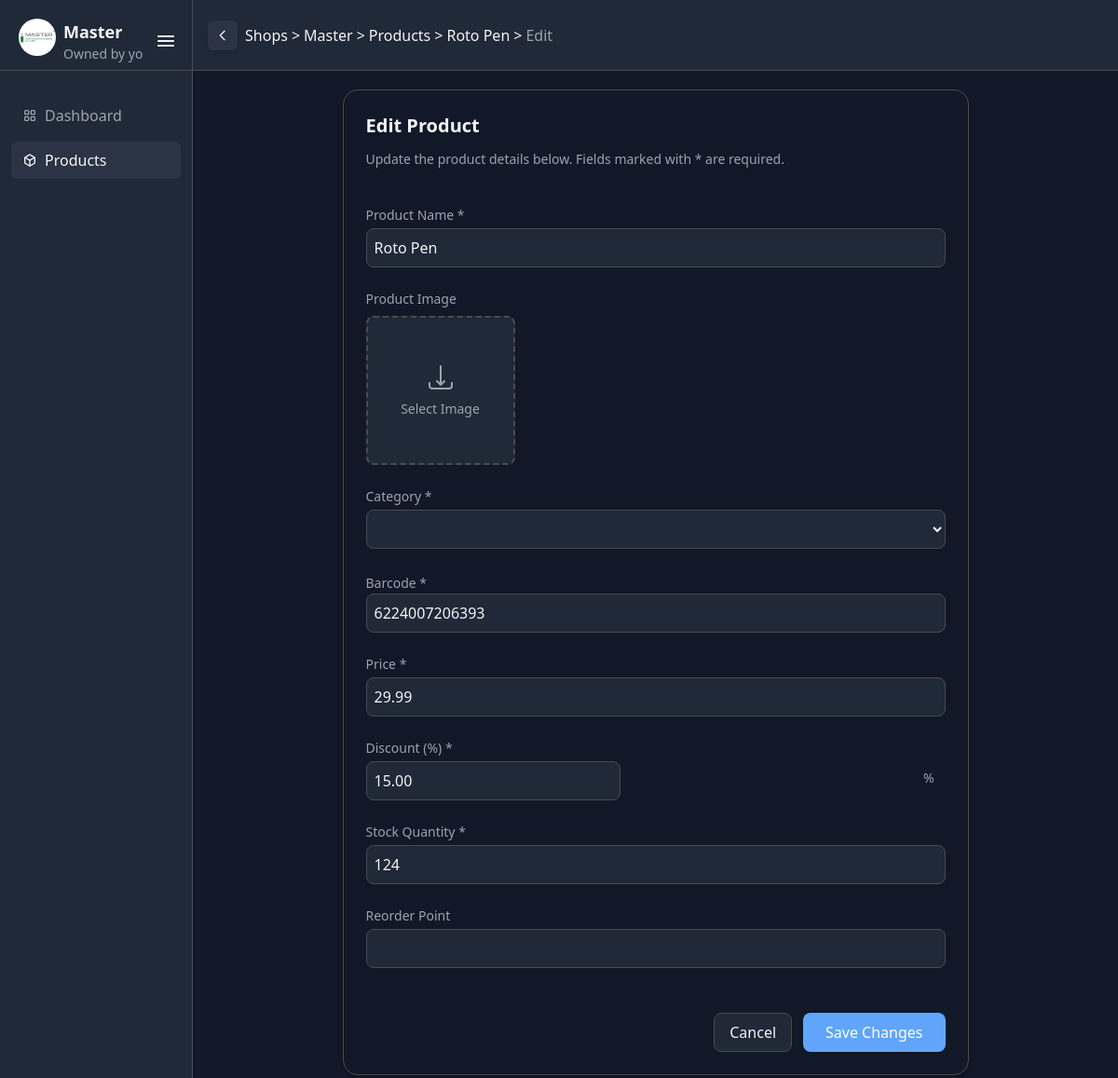
Before: /shops/master/product/2/edit/ (signed in) with the older database file.
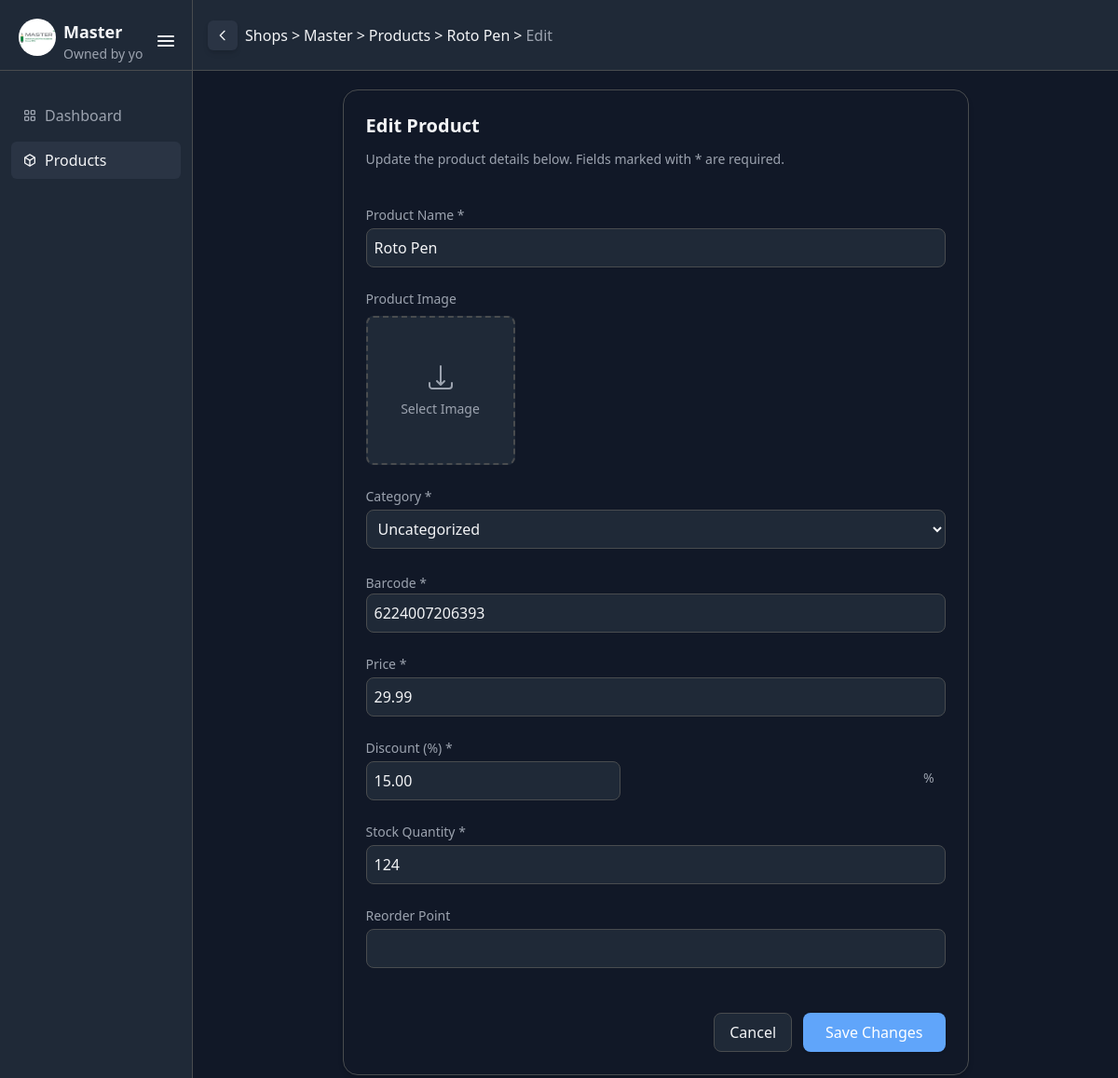
After: the same page with the newer database file.
### pos/models.py (models this page shows, shortened)
class Product(models.Model):
    shop = models.ForeignKey(Shop, on_delete=models.CASCADE, related_name="products")
    name = models.CharField(max_length=200)
    barcode = models.CharField(max_length=13)
    price = models.DecimalField(max_digits=10, decimal_places=2)
    stock_quantity = models.IntegerField()
    discount_percentage = models.DecimalField(max_digits=5, decimal_places=2)
    price_after_discount = models.DecimalField(max_digits=10, decimal_places=2, blank=True, null=True)
    reorder_point = models.IntegerField(null=True, blank=True)
    is_deleted = models.BooleanField(default=False)
    marked_for_deletion_at = models.DateTimeField(null=True, blank=True)
    category = models.ForeignKey(Category, on_delete=models.SET_NULL, null=True, blank=True, related_name="products")
    image = models.ImageField(upload_to=image_upload_to, null=True, blank=True)
    class Meta:
        constraints = [
            models.UniqueConstraint(fields=['shop', 'barcode'], name='unique_shop_barcode_product')
            ]

### pos/views.py (the view, shortened to what this page needs)
# urls.py: path('shops/<str:slug>/product/<int:pk>/edit/', views.ProductUpdateView.as_view(), name='product_update'),
class ProductUpdateView(ShopAccessMixin, UpdateView):
    template_name = 'pos/shop/product_update.html'
    model = Product
    form_class = ProductForm
    active_page = "products"
    required_perms = ["can_edit_products"]
    def get_form(self, form_class=None):
        form =  super().get_form(form_class)
        form.fields["category"].queryset = Category.objects.filter(shop=self.shop)
        return form
    def get_queryset(self):
        return Product.objects.filter(shop=self.shop)
    def get_form_kwargs(self):
        kwargs = super().get_form_kwargs()
        kwargs["shop"] = self.shop
        return kwargs
    def get_breadcrumbs(self):
        base = super().get_breadcrumbs()
        base.extend([{"name": "Products", "url": reverse('products', args=[self.shop.slug])},
                     {"name": self.object.name, "url": reverse("product_details", args=[self.shop.slug, self.object.pk])},
                     {"name": "Edit", "url": None}])
        return base

### pos/forms.py
class ProductForm(forms.ModelForm):
    class Meta:
        model = Product
        fields = ['image', 'name', 'category', 'barcode', 'price', 'discount_percentage', 'stock_quantity', 'reorder_point']
    def __init__(self, *args, **kwargs):
        shop = kwargs.pop("shop", None)
        super().__init__(*args, **kwargs)
        if shop:
            self.fields["category"].queryset = Category.objects.filter(shop=shop)
            self.fields["category"].label_from_instance = lambda cat: cat.name
        self.fields['image'].widget.clear_checkbox_label = ''
        self.fields['category'].empty_label = None

### pos/models.py (called while the page is built)
    def get_logo_url(self):
        if self.logo:
            return self.logo.url
        return "/media/defaults/logo.jpg"

### pos/templatetags/form_tags.py (called while the page is built)
@register.filter(name='add_class')
def add_class(field, css):
    return field.as_widget(attrs={'class': css})

### pos/views.py (called while the page is built)
    def get_breadcrumbs(self):
        return [{"name": "Shops", "url": reverse("home")},
                {"name": self.shop.name, "url": reverse("dashboard", args=[self.shop.slug])}]

### pos/templates/pos/shop/product_update.html (shortened to what the changed rows need)
{% extends 'pos/shop/shop_base.html' %}
{% load static %}
{% load form_tags %}
{% block content %}
    <div class="text-text">
        <form method="post" enctype="multipart/form-data"
            class="flex flex-col gap-6 max-w-2xl mx-auto bg-card p-6 rounded-2xl shadow-md border border-border">
            <div class="flex flex-col gap-1">
                <h2 class="text-xl font-semibold text-text mb-2">Edit Product</h2>
            </div>
            <div class="flex flex-col gap-1">
                <label for="{{ form.name.id_for_label }}" class="text-sm font-medium text-secondary-text">
                    Product Name *
                </label>
                {{ form.name|add_class:"bg-surface text-text border border-border rounded-lg p-2 focus:border-primary focus:ring-1 focus:ring-primary transition-all" }}
            </div>
            <div class="flex flex-col gap-1">
                <label for="{{ form.category.id_for_label }}" class="text-sm font-medium text-secondary-text">
                    Category *
                </label>
                {{ form.category|add_class:"bg-surface text-text border border-border rounded-lg p-2 hover:border-primary transition-colors cursor-pointer" }}
            </div>
            <div>
                <label class="text-sm font-medium text-secondary-text">Barcode *</label>
                {{ form.barcode|add_class:"bg-surface border border-border rounded-lg p-2 w-full focus:outline-none focus:ring-2 focus:ring-primary" }}
            </div>
            <div class="flex flex-col gap-1">
                <label for="{{ form.price.id_for_label }}" class="text-sm font-medium text-secondary-text">
                    Price *
                </label>
                {{ form.price|add_class:"bg-surface text-text border border-border rounded-lg p-2 focus:border-primary focus:ring-1 focus:ring-primary transition-all" }}
            </div>
            <div class="flex flex-col gap-1">
                <div class="relative">
                    {{ form.discount_percentage|add_class:"bg-surface text-text border border-border rounded-lg p-2 pr-8 focus:border-primary focus:ring-1 focus:ring-primary transition-all" }}
                    <span class="absolute right-3 top-2 text-secondary-text text-sm">%</span>
                </div>
            </div>
            <div class="flex flex-col gap-1">
                <label for="{{ form.stock_quantity.id_for_label }}" class="text-sm font-medium text-secondary-text">
                    Stock Quantity *
                </label>
                {{ form.stock_quantity|add_class:"bg-surface text-text border border-border rounded-lg p-2 focus:border-primary focus:ring-1 focus:ring-primary transition-all" }}
            </div>
            <div class="flex flex-col gap-1">
                <label for="{{ form.reorder_point.id_for_label }}" class="text-sm font-medium text-secondary-text">
                    Reorder Point
                </label>
                {{ form.reorder_point|add_class:"bg-surface text-text border border-border rounded-lg p-2 focus:border-primary focus:ring-1 focus:ring-primary transition-all" }}
            </div>
        </form>
    </div>
{% endblock %}

### pos/templates/pos/shop/breadcrumbs.html (shortened to what this page needs)
<div class="flex items-center gap-2 justify-start text-text">
  {% if breadcrumbs|length > 2 %}
    {% with prev=breadcrumbs|slice:":-1"|last %}
      {% if prev.url %}
        <a href="{{ prev.url }}"
           class="flex items-center gap-1 text-sm text-text hover:text-primary bg-hover p-2 rounded-md shadow-md">
          <svg xmlns="http://www.w3.org/2000/svg" class="w-4 h-4" fill="none" viewBox="0 0 24 24" stroke="currentColor">
            <path stroke-linecap="round" stroke-linejoin="round" stroke-width="2" d="M15 19l-7-7 7-7" />
          </svg>
        </a>
      {% endif %}
    {% endwith %}
  {% endif %}
  <nav class="text-text flex items-center gap-1">
    {% for crumb in breadcrumbs %}
      {% if crumb.url %}
        <a href="{{ crumb.url }}" class="hover:text-primary">{{ crumb.name }}</a>
      {% else %}
        <span class="text-secondary-text font-medium">{{ crumb.name }}</span>
      {% endif %}
      {% if not forloop.last %}
        <span>></span>
      {% endif %}
    {% endfor %}
  </nav>
</div>

Changed rows visible on the page:
changed Product "Roto Pen": category (not shown) → "Uncategorized"
